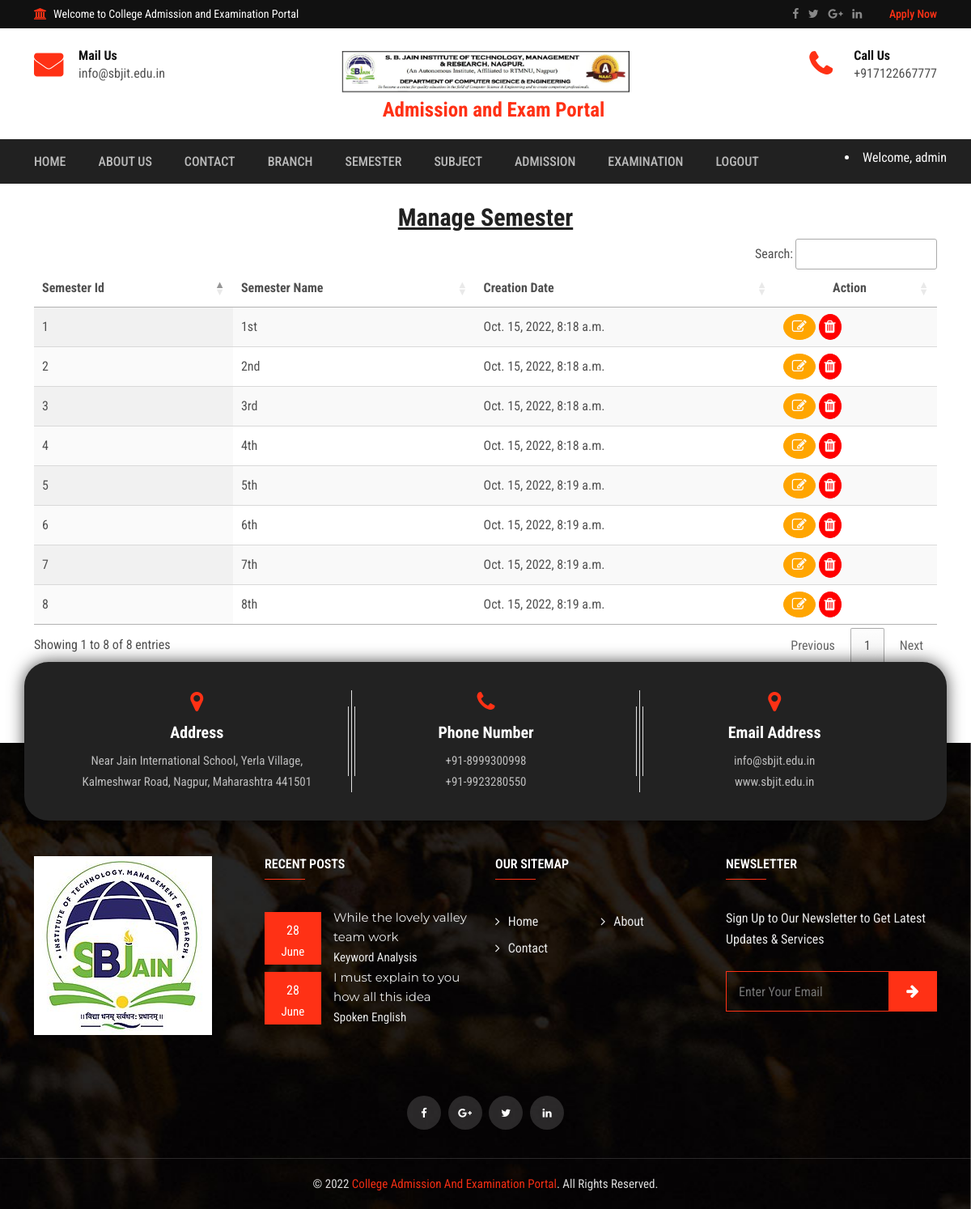
Screenshot of /manage-semester/ (signed in) with the database file from the repository.
### collegeapp/models.py (models this page shows, shortened)
class Semester(models.Model):
    name = models.CharField(max_length=100, null=True, blank=True)
    created = models.DateTimeField(auto_now_add=True, blank=True)

### collegeapp/views.py (the view)
# urls.py: path('manage-semester/', manage_semester, name='manage_semester'),
def manage_semester(request):
    semester = Semester.objects.all()
    return render(request, 'manage_semester.html', locals())

### collegeapp/templates/manage_semester.html
{% include 'index.html' %}
{% load static %}
{% load custom_tags %}
{% block body %}
<div class="shop-cart mt-4">
  <div class="container">
    <div class="section-wrapper">
        <h2 class="mb-2" align="center"> <u>Manage Semester</u>
        </h2>
      <div class="cart-top">
        <table id="example" class="display nowrap" style="width: 100%">
          <thead>
            <tr>
              <th>Semester Id</th>
              <th>Semester Name</th>
              <th>Creation Date</th>
              <th style="text-align: center">Action</th>
            </tr>
          </thead>
          <tbody>
            {% for i in semester %}
            <tr>
              <td>{{i.id}}</td>
              <td>{{i.name}}</td>
              <td>{{i.created}}</td>
              <td>
                    <a href="/change-semester/{{i.id}}/" title="Edit Branch">
                        <i class="fa fa-edit" style="font-size:18px;color:white;border-radius:50%;border:1px solid orange;padding:6px;padding-left:10px;padding-right:10px;background-color:orange"></i>
                    </a>
                    <a href="/delete-semester/{{i.id}}/" title="Delete Branch" onclick="return confirm('Are your sure?')">
                        <i  class="fa fa-trash" style="font-size:18px;color:white;border-radius:50%;border:1px solid red;padding:6px;background-color:red"></i>
                    </a>
              </td>
            </tr>
            {% endfor %}
          </tbody>
        </table>
      </div>
    </div>
  </div>
</div>
{% include 'tablecdn.html' %}
{% include 'footer.html' %}
{% endblock %}

### collegeapp/templates/index.html (shortened to what this page needs)
<!DOCTYPE html>
{% load static %}
<html lang="zxx">
<head>
    <link rel="stylesheet" type="text/css" href="{% static 'css/bootstrap.min.css' %}">
    <link rel="stylesheet" type="text/css" href="{% static 'css/font-awesome.min.css' %}">
    <link rel="stylesheet" type="text/css" href="{% static 'css/animate.css' %}">
    <link rel="stylesheet" type="text/css" href="{% static 'css/owl.carousel.css' %}">
    <link rel="stylesheet" type="text/css" href="{% static 'css/slick.css' %}">
    <link rel="stylesheet" type="text/css" href="{% static 'css/magnific-popup.css' %}">
    <link rel="stylesheet" type="text/css" href="{% static 'css/off-canvas.css' %}">
    <link rel="stylesheet" type="text/css" href="{% static 'css/rsmenu-main.css' %}">
    <link rel="stylesheet" type="text/css" href="{% static 'css/rsmenu-transitions.css' %}">
    <link rel="stylesheet" type="text/css" href="{% static 'style.css' %}">
    <link rel="stylesheet" type="text/css" href="{% static 'css/responsive.css' %}">
    <link rel="stylesheet" href="https://cdnjs.cloudflare.com/ajax/libs/font-awesome/4.7.0/css/font-awesome.min.css">
</head>
<body class="home1">
    <div class="full-width-header">
        <div class="rs-toolbar">
            <div class="container">
                <div class="row">
                    <div class="col-md-6">
                        <div class="rs-toolbar-left">
                            <div class="welcome-message">
                                <i class="fa fa-bank"></i><span>Welcome to College Admission and Examination Portal</span>
                            </div>
                        </div>
                    </div>
                    <div class="col-md-6">
                        <div class="rs-toolbar-right">
                            <div class="toolbar-share-icon">
                                <ul>
                                    <li><a href="https://www.facebook.com/officialsbjain/" target="_blank"><i class="fa fa-facebook"></i></a></li>
                                    <li><a href="https://twitter.com/officialsbjain?s=09" target="_blank"><i class="fa fa-twitter"></i></a></li>
                                    <li><a href="https://www.sbjit.edu.in/" target="_blank"><i class="fa fa-google-plus"></i></a></li>
                                    <li><a href="https://www.linkedin.com/in/s-b-jain-nagpur-7a65a3153/" target="_blank"><i class="fa fa-linkedin"></i></a></li>
                                </ul>
                            </div>
                            <a href="/student-register/" class="apply-btn">Apply Now</a>
                        </div>
                    </div>
                </div>
            </div>
        </div>
        <header id="rs-header" class="rs-header">
            <div class="rs-header-top">
                <div class="container">
                    <div class="row">
                        <div class="col-md-4 col-sm-12">
                            <div class="header-contact">
                                <div id="info-details" class="widget-text">
                                    <i class="fa fa-envelope"></i>
                                    <div class="info-text">
                                        <a href="mailto:info@domain.com">
						                    	<span>Mail Us</span>
												info@sbjit.edu.in
											</a>
                                    </div>
                                </div>
                            </div>
                        </div>
                        <div class="col-md-4 col-sm-12">
                            <div class="logo-area text-center">
                                <a href="/"><img src="{% static 'images/college logo photo.png' %}" style="width:600px;height:60px;padding-bottom: 0.5rem;" alt="logo">
                                    <b style="font-size:25px;margin-left:20px;font-weight:bold">Admission and Exam Portal</b>
                                </a>
                            </div>
                        </div>
                        <div class="col-md-4 col-sm-12">
                            <div class="header-contact pull-right">
                                <div id="phone-details" class="widget-text">
                                    <i class="fa fa-phone"></i>
                                    <div class="info-text">
                                        <a href="tel:4155551234">
						                    	<span>Call Us</span>
												+917122667777
											</a>
                                    </div>
                                </div>
                            </div>
                        </div>
                    </div>
                </div>
            </div>
            <div class="menu-area menu-sticky">
                <div class="container">
                    <div class="main-menu">
                        <div class="row relative">
                            <div class="col-sm-12">
                                <nav class="rs-menu">
                                    <ul class="nav-menu">
                                        <li><a href="/" class="home">Home</a>
                                        </li>
                                        <li> <a href="/about/">About Us</a>
                                        </li>
                                        <li> <a href="/contact/">Contact</a></li>
                                        {% if request.user.is_authenticated %}
                                        {% if request.user.is_staff %}
                                            <li class="menu-item-has-children"> <a href="#">Branch</a>
                                            </li>
                                            <li class="menu-item-has-children"> <a href="#">Semester</a>
                                            </li>
                                            <li class="menu-item-has-children"> <a href="#">Subject</a>
                                            </li>
                                            <li class="menu-item-has-children"> <a href="#">Admission</a>
                                            </li>
                                            <li class="menu-item-has-children"> <a href="#">Examination</a>
                                            </li>
                                            <li> <a href="/logout/">Logout</a></li>
                                        {% else %}
                                            <li> <a href="/complete-registration/">Admission Form</a></li>
                                            <li> <a href="/exam-process">Examination Form</a></li>
                                            <li> <a href="/logout/">Logout</a></li>
                                        {% endif %}
                                        {% else %}
                                            <li> <a href="/student-register/">Register</a></li>
                                            <li> <a href="/login/">Login</a></li>
                                            <li> <a href="/admin-login/">Admin Login</a></li>
                                        {% endif %}
                                    </ul>
                                </nav>
                                <div class="right-bar-icon rs-offcanvas-link text-right">
                                    {% if request.user.is_authenticated %}
                                    {% if request.user.is_staff %}
                                    <li style="color:white;padding-top:10px">Welcome, {{request.user.username}}</li>
                                    {% else %}
                                    <li style="color:white;padding-top:10px">Welcome, {{request.user.first_name}} {{request.user.last_name}}</li>
                                    {% endif %}
                                    {% endif %}
                                </div>
                            </div>
                        </div>
                    </div>
                </div>
            </div>
        </header>
    </div>
</body>
</html>

### collegeapp/static/css/off-canvas.css (style rules this page uses)
.rs-menu.rs-menu-close, .sidebar_nav.navbar-inverse { background: transparent; }

### collegeapp/static/css/rsmenu-main.css (style rules this page uses)
.rs-menu { float: left; clear: both; width: 100%; font-size: 0; position: relative; }
.rs-menu ul, .rs-menu li, .rs-menu p, .rs-menu a, .rs-menu div, .rs-menu i { border: 0; margin: 0; padding: 0; }
.rs-menu li { display: block; vertical-align: top; position: relative; }
.rs-menu a { display: block; padding: 16px; }
.rs-menu a { color: #bbb; -webkit-tap-highlight-color: rgba(0, 0, 0, 0); }
.nav-menu>li>a { font-size: 14px; text-transform: uppercase; font-weight: 500; height: 55px; line-height: 55px; }
.rs-menu a { padding: 0px 20px; }
.inner-page .rs-menu ul.nav-menu>li>a, .home3 .rs-menu ul.nav-menu>li>a, .home1 .rs-menu ul.nav-menu>li>a { padding: 0; }
.inner-page .rs-menu ul.nav-menu>li, .home3 .rs-menu ul.nav-menu>li, .home1 .rs-menu ul.nav-menu>li { margin-right: 40px }
.home1 .rs-menu ul.nav-menu>li:last-child { margin-right: 0; }
.rs-menu ul, .home1 .rs-menu ul, .home4 .rs-menu ul { text-align: left; }
.rs-menu li { font-size: 14px; }
.nav-menu { position: relative; }
@media screen and (min-width: 992px) { .rs-menu { height: auto !important; } }
@media screen and (min-width: 992px) { .rs-menu li { display: inline-block; } }

### rows the page displays
Semester: id "1", name "1st", created "Oct. 15, 2022, 8:18 a.m."
Semester: id "2", name "2nd", created "Oct. 15, 2022, 8:18 a.m."
Semester: id "3", name "3rd", created "Oct. 15, 2022, 8:18 a.m."
Semester: id "4", name "4th", created "Oct. 15, 2022, 8:18 a.m."
Semester: id "5", name "5th", created "Oct. 15, 2022, 8:19 a.m."
Semester: id "6", name "6th", created "Oct. 15, 2022, 8:19 a.m."
Semester: id "7", name "7th", created "Oct. 15, 2022, 8:19 a.m."
Semester: id "8", name "8th", created "Oct. 15, 2022, 8:19 a.m."

### other values shown
{{ request.user.username }} "admin"
